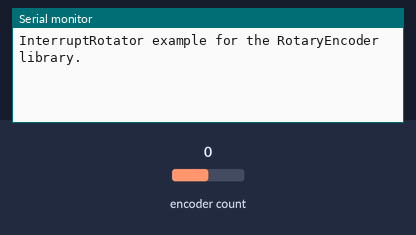
This program was run on a simulated Arduino Uno, built with avr-gcc and run on an emulated ATmega328P. Shown: the last lines printed to the serial monitor. The inputs (shaded band) are chosen by the test bench; at power-on: encoder count 0.

Above: at 1.2 s.
1.3 s: encoder count set to 1
At 1.7 s:
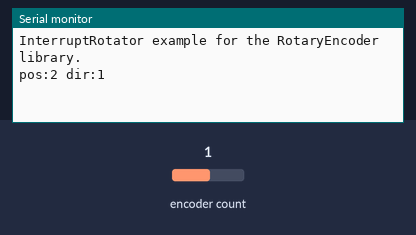
2.8 s: encoder count set to 2
At 4.0 s:
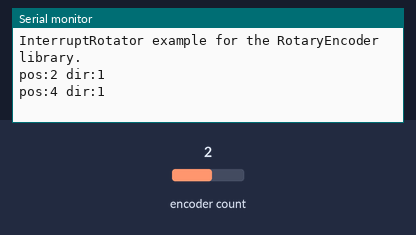

The program:

main.cpp
```cpp
// (licence header left out)
// This example checks the state of the rotary encoder using interrupts and in the loop() function.
// The current position and direction is printed on output when changed.

// Hardware setup:
// Attach a rotary encoder with output pins to
// * 2 and 3 on Arduino UNO. (supported by attachInterrupt)
// * A2 and A3 can be used when directly using the ISR interrupts, see comments below.
// * D5 and D6 on ESP8266 board (e.g. NodeMCU).
// Swap the pins when direction is detected wrong.
// The common contact should be attached to ground.
//
// Hints for using attachinterrupt see https://www.arduino.cc/reference/en/language/functions/external-interrupts/attachinterrupt/

#include <Arduino.h>
#include <RotaryEncoder.h>

#if defined(ARDUINO_AVR_UNO) || defined(ARDUINO_AVR_NANO_EVERY)
// Example for Arduino UNO with input signals on pin 2 and 3
#define PIN_IN1 A2
#define PIN_IN2 A3

#elif defined(ESP8266)
// Example for ESP8266 NodeMCU with input signals on pin D5 and D6
#define PIN_IN1 D5
#define PIN_IN2 D6

#endif

// A pointer to the dynamic created rotary encoder instance.
// This will be done in setup()
RotaryEncoder *encoder = nullptr;

#if defined(ARDUINO_AVR_UNO) || defined(ARDUINO_AVR_NANO_EVERY)
// This interrupt routine will be called on any change of one of the input signals
void checkPosition()
{
  encoder->tick(); // just call tick() to check the state.
}

#elif defined(ESP8266)
/**
 * @brief The interrupt service routine will be called on any change of one of the input signals.
 */
IRAM_ATTR void checkPosition()
{
  encoder->tick(); // just call tick() to check the state.
}

#endif


void setup()
{
    Serial.begin(9600);
    while (!Serial)
        ;
    Serial.println("InterruptRotator example for the RotaryEncoder library.");

    // setup the rotary encoder functionality

    // use FOUR3 mode when PIN_IN1, PIN_IN2 signals are always HIGH in latch position.
    // encoder = new RotaryEncoder(PIN_IN1, PIN_IN2, RotaryEncoder::LatchMode::FOUR3);

    // use FOUR0 mode when PIN_IN1, PIN_IN2 signals are always LOW in latch position.
    // encoder = new RotaryEncoder(PIN_IN1, PIN_IN2, RotaryEncoder::LatchMode::FOUR0);

    // use TWO03 mode when PIN_IN1, PIN_IN2 signals are both LOW or HIGH in latch position.
    encoder = new RotaryEncoder(PIN_IN1, PIN_IN2, RotaryEncoder::LatchMode::TWO03);

    // register interrupt routine
    attachInterrupt(digitalPinToInterrupt(PIN_IN1), checkPosition, CHANGE);
    attachInterrupt(digitalPinToInterrupt(PIN_IN2), checkPosition, CHANGE);
} // setup()


// Read the current position of the encoder and print out when changed.
void loop()
{
    static int pos = 0;

    encoder->tick(); // just call tick() to check the state.

    int newPos = encoder->getPosition();
    if (pos != newPos) {
        Serial.print("pos:");
        Serial.print(newPos);
        Serial.print(" dir:");
        Serial.println((int)(encoder->getDirection()));
        pos = newPos;
    } // if
} // loop ()


// To use other pins with Arduino UNO you can also use the ISR directly.
// Here is some code for A2 and A3 using ATMega168 ff. specific registers.

// Setup flags to activate the ISR PCINT1.
// You may have to modify the next 2 lines if using other pins than A2 and A3
//   PCICR |= (1 << PCIE1);    // This enables Pin Change Interrupt 1 that covers the Analog input pins or Port C.
//   PCMSK1 |= (1 << PCINT10) | (1 << PCINT11);  // This enables the interrupt for pin 2 and 3 of Port C.

// The Interrupt Service Routine for Pin Change Interrupt 1
// This routine will only be called on any signal change on A2 and A3.
// ISR(PCINT1_vect) {
//   encoder->tick(); // just call tick() to check the state.
// }

// The End
```

Measured:
- after the input at 1.3 s, the serial monitor: prints a new line at once (image 1)
- after the input at 2.8 s, the serial monitor: prints a new line at once (image 2)
